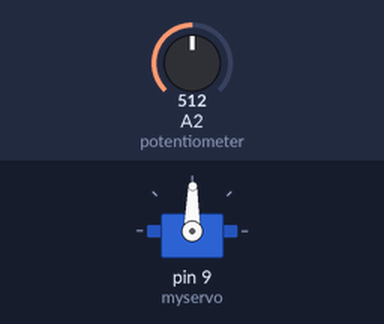
Bench run of a sketch on a simulated Arduino Uno, built with avr-gcc and run on an emulated ATmega328P. On the bench: servo. Inputs (shaded band) come from the test bench; at power-on: A2 (potentiometer) = 512.

Above: at 1.2 s.
1.3 s: A2 (potentiometer) set to 716
At 2.0 s:
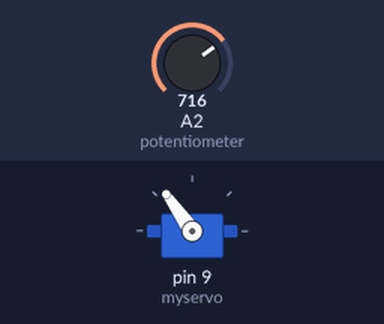
2.8 s: A2 (potentiometer) set to 900
At 4.0 s:
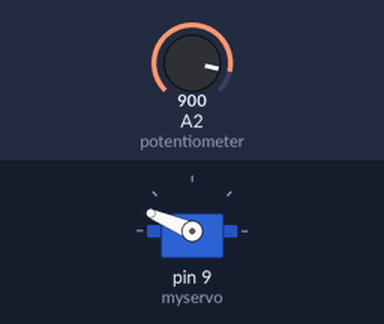
4.3 s: A2 (potentiometer) set to 1023
At 5.5 s:
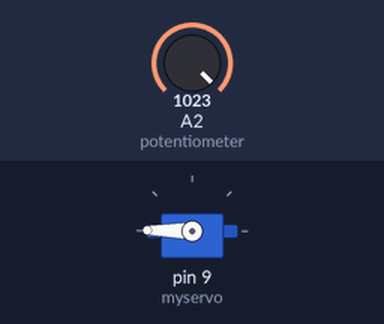
5.8 s: A2 (potentiometer) set to 306
At 6.3 s:
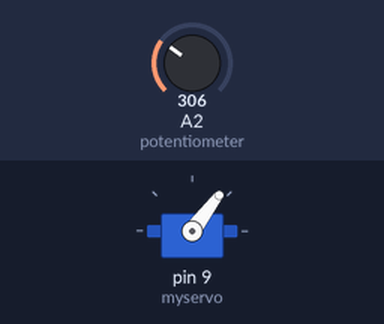
7.3 s: A2 (potentiometer) set to 122
At 7.8 s:
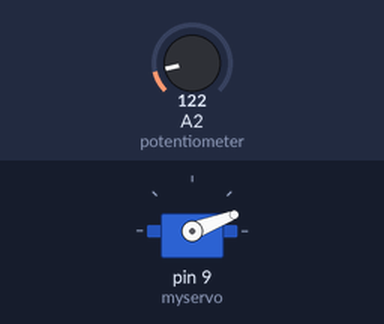
8.8 s: A2 (potentiometer) set to 511
At 9.8 s:
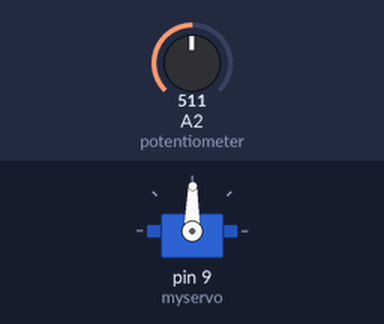
Timing chart, 0 to 11.3 s (numbered marks = the images above; inputs shaded):
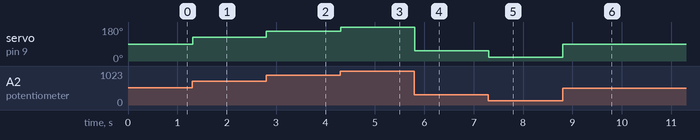

Measured:
- after the input at 1.3 s, servo on pin 9 (myservo): 89° → 125° at once
- after the input at 2.8 s, servo on pin 9 (myservo): 125° → 157° at once
- after the input at 4.3 s, servo on pin 9 (myservo): 157° → 179° at once
- after the input at 5.8 s, servo on pin 9 (myservo): 179° → 53° at once
- after the input at 7.3 s, servo on pin 9 (myservo): 53° → 21° at once
- after the input at 8.8 s, servo on pin 9 (myservo): 21° → 89° at once

The sketch:

AnalogInputToServo.ino
```cpp
// Controlling a servo position using a potentiometer (variable resistor)


#include <Servo.h>

Servo myservo;  // create servo object to control a servo
int val;    // variable to read the value from the analog pin

void setup()
{
  myservo.attach(9);  // attaches the servo on pin 9 to the servo object
}

void loop()
{
  val = analogRead(A2);            // reads the value of the potentiometer (value between 0 and 1023)
  val = map(val, 0, 1023, 0, 179);     // scale it to use it with the servo (value between 0 and 180)
  myservo.write(val);                  // sets the servo position according to the scaled value
  delay(15);                           // waits for the servo to get there
}
```
